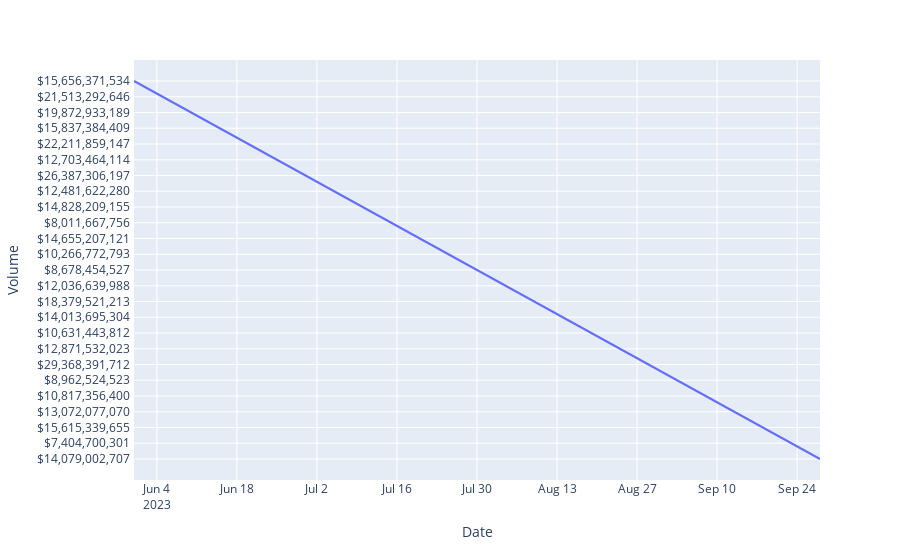

This figure's notebook cell:
### Code cell
import plotly.express as px
fig = px.line(data, x='Date', y="Volume")
fig.show()
